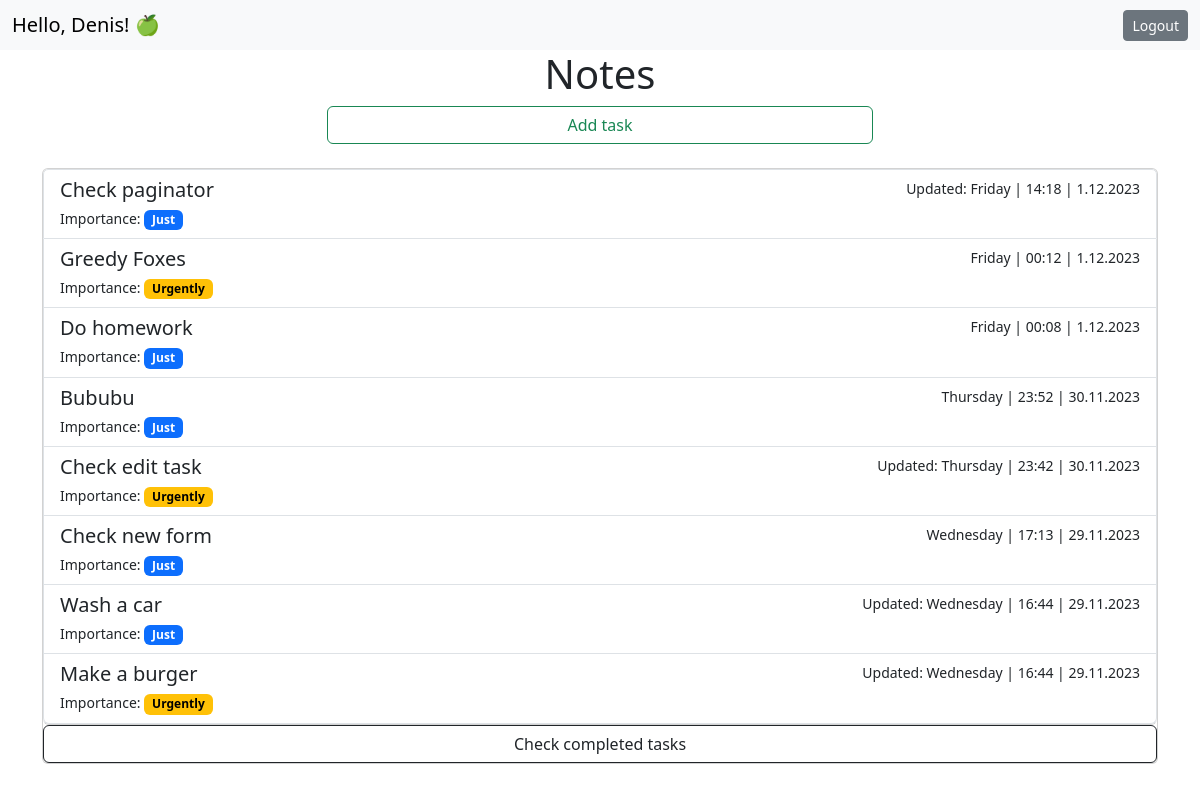
The app's page / (signed in) with its own data.
### note/models.py (models this page shows, shortened)
class Task(models.Model):
    user = models.ForeignKey(User, on_delete=models.CASCADE)
    title = models.CharField(max_length=60)
    description = models.TextField(null=True, blank=True)
    complete = models.BooleanField(default=False)
    time_created = models.DateTimeField(auto_now_add=True)
    time_updated = models.DateTimeField(auto_now=True)
    importance = models.ForeignKey(Importance, on_delete=models.CASCADE, null=False)
    class Meta:
        ordering = ["-time_updated"]

class Importance(models.Model):
    name = models.CharField(max_length=255)

### note/views.py (the view)
# urls.py: path('', views.notes_view, name='notes'),
@login_required
def notes_view(request):
    search = request.GET.get("search")
    tasks = Task.objects.filter(complete=False)
    if search:
        tasks = tasks.filter(
            Q(title__icontains=search) | Q(description__icontains=search)
        )
    p = Paginator(tasks, 15)
    page = request.GET.get("page")
    tasks = p.get_page(page)
    context = {"tasks": tasks}
    return render(request, template_name="notes.html", context=context)

### note/templates/notes.html
{% extends 'base.html' %}
{% block content %}
<h1 style="text-align:center">Notes</h1>
<div class="container">
    <div class="d-grid gap-2 col-6 mx-auto">
        <a href="{% url 'add' %}" class="btn btn-outline-success">Add task</a>
    </div>
</div><br />
<div class="card">
    <div class="list-group">
        {% for task in tasks %}
        <a href="{% url 'detail' task.pk %}" class="list-group-item list-group-item-action">
            <div class="d-flex w-100 justify-content-between">
                <h5 class="mb-1">{{ task.title }}</h5>
                {% if task.time_created == task.time_updated %}
                <small>{{ task.time_created|date:'l | H:i | j.m.Y' }}</small>
                {% else %}
                <small>Updated: {{ task.time_updated|date:'l | H:i | j.m.Y' }}</small>
                {% endif %}
            </div>
            {% if task.importance.name == 'Just' %}
            <small>Importance: </small><small class="badge text-bg-primary">{{ task.importance.name }}</small>
            {% elif task.importance.name == 'Urgently' %}
            <small>Importance: </small><small class="badge text-bg-warning">{{ task.importance.name }}</small>
            {% endif %}
        </a>
        {% endfor %}
    </div>
    <a href="{% url 'completed' %}" class="btn btn-outline-dark">Check completed tasks</a>
</div>
{% endblock %}

### note/templates/navbar.html
<nav class="navbar navbar-expand-lg bg-body-tertiary">
    <div class="container-fluid">
        {% if request.user.is_authenticated %}
        <span class="navbar-brand mb-0 h1">Hello, {{ request.user.first_name }}! 🍏</span>
        {% else %}
        <span class="navbar-brand mb-0 h1">🍏</span>
        {% endif %}
        <div>
        {% if request.user.is_authenticated %}
        <a href="{% url 'logout' %}" class="btn btn-secondary btn-sm">Logout</a>
        {% else %}
        <a href="{% url 'login' %}" class="btn btn-secondary btn-sm">Login</a>
        <a href="{% url 'register' %}" class="btn btn-secondary btn-sm">Register</a>
        {% endif %}
        </div>
    </div>
</nav>

### records on screen
Task: title "Check paginator", time_updated|H "Friday | 14:18 | 1.12.2023", importance.name "Just"
Task: title "Greedy Foxes", time_created|H "Friday | 00:12 | 1.12.2023", importance.name "Urgently"
Task: title "Do homework", time_created|H "Friday | 00:08 | 1.12.2023", importance.name "Just"
Task: title "Bububu", time_created|H "Thursday | 23:52 | 30.11.2023", importance.name "Just"
Task: title "Check edit task", time_updated|H "Thursday | 23:42 | 30.11.2023", importance.name "Urgently"
Task: title "Check new form", time_created|H "Wednesday | 17:13 | 29.11.2023", importance.name "Just"
Task: title "Wash a car", time_updated|H "Wednesday | 16:44 | 29.11.2023", importance.name "Just"
Task: title "Make a burger", time_updated|H "Wednesday | 16:44 | 29.11.2023", importance.name "Urgently"

### other values on screen
{{ request.user.first_name }} "Denis"
